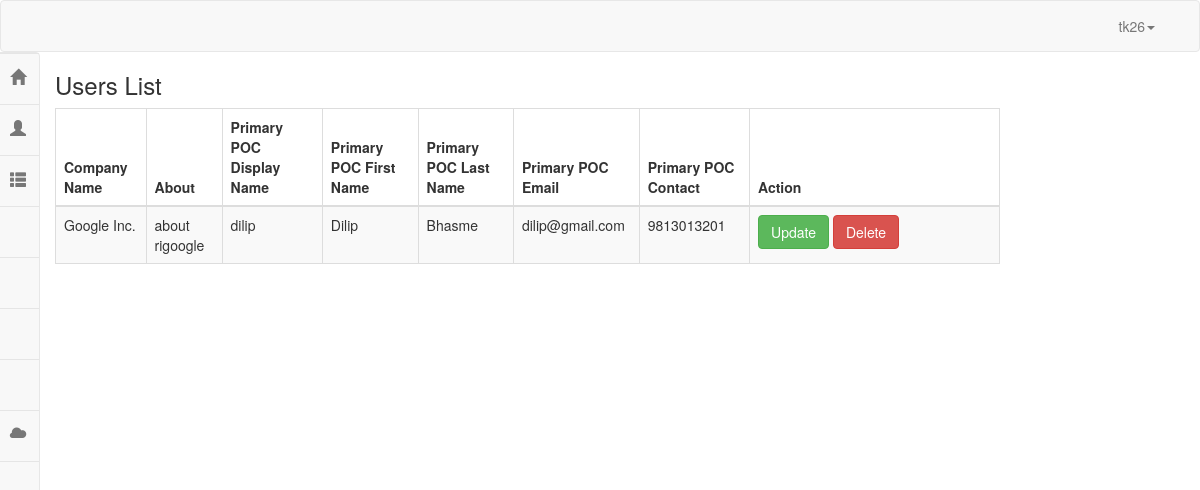
Page /CMS/Admin/manageCompanies.php (signed in) on the committed database.
### tables this page shows
CREATE TABLE IF NOT EXISTS `companies` (
`cid` int(11) NOT NULL,
  `sid` int(11) NOT NULL,
  `cname` varchar(200) NOT NULL,
  `cabout` varchar(1000) NOT NULL,
  `primarypocuid` int(11) NOT NULL,
  `primarypocuname` varchar(200) NOT NULL,
  `primarypocfname` varchar(200) NOT NULL,
  `primarypoclname` varchar(200) NOT NULL,
  `primarypocemail` varchar(200) NOT NULL,
  `primarypocpwd` varchar(200) NOT NULL,
  `primarypoccontact` varchar(200) NOT NULL
);

### CMS/session1.php (called while the page is built, shortened)
<?php
if(!isset($_SESSION['uid']))
{	echo "<script>window.location='../login.php'</script>";
}
else
{	$uid=$_SESSION['uid'];
	$username=$_SESSION['username'];
}
?>

### CMS/Admin/manageCompanies.php (the view, shortened to what this page needs)
<?php
require '../session1.php';
?>
<!DOCTYPE html>
<html lang="en">
<head>
	   <link href="//maxcdn.bootstrapcdn.com/font-awesome/4.2.0/css/font-awesome.min.css" rel="stylesheet">
    <link href="../css/bootstrap.min.css" rel="stylesheet">
    <link href="../css/simple-sidebar.css" rel="stylesheet">
	   <link href="../css/poc.css" rel="stylesheet">
</head>
<body>
<nav class="navbar navbar-default" role="navigation">
  <div class="container">
    <div class="collapse navbar-collapse" id="bs-slide-dropdown">
        <ul class="nav navbar-nav navbar-right">
            <li class="dropdown">
              <a href="#" class="dropdown-toggle" data-toggle="dropdown"><?php echo $username; ?><span class="caret"></span></a>
            </li>
        </ul>
    </div>
  </div>
</nav>
   <nav class="navbar navbar-default sidebar" role="navigation">
    <div class="container-fluid">
    <div class="collapse navbar-collapse" id="bs-sidebar-navbar-collapse-1">
      <ul class="nav navbar-nav">
        <li><a href="dashboard.php">Home<span style="font-size:16px;" class="pull-right hidden-xs showopacity glyphicon glyphicon-home"></span></a></li>
        <li class="dropdown">
        <a href="#" class="dropdown-toggle" data-toggle="dropdown">Users<span class="caret"></span><span style="font-size:16px;" class="pull-right hidden-xs showopacity glyphicon glyphicon-user"></span></a>
        </li>
		<li class="dropdown">
        <a href="#" class="dropdown-toggle" data-toggle="dropdown">Companies<span class="caret"></span><span style="font-size:16px;" class="pull-right hidden-xs showopacity glyphicon glyphicon-th-list"></span></a>
        </li>
        <li ><a href="#">Exhibitions<span style="font-size:16px;" class="pull-right hidden-xs showopacity "></span></a></li>
		<li ><a href="#">Access Controls</a></li>
		<li ><a href="#">Roles</a></li>
		<li ><a href="#">Categories</a></li>
		<li class="dropdown">
		<a href="#" class="dropdown-toggle" data-toggle="dropdown">Data Management<span class="caret"></span><span style="font-size:16px;" class="pull-right hidden-xs showopacity glyphicon glyphicon-cloud"></span></a>
		</li>
      </ul>
    </div>
  </div>
</nav>
<div class="container">
<div class="row">
    <div class="col-xs-12 col-sm-10 col-md-10 col-lg-10 ">
                <h3>Users List</h3>
                <table class="table table-striped table-bordered">
                  <thead>
                    <tr>
                      <th>Company Name</th>
					  <th>About</th>
					  <th>Primary POC Display Name</th>
					  <th>Primary POC First Name</th>
					  <th>Primary POC Last Name</th>
                      <th>Primary POC Email</th>
                      <th>Primary POC Contact</th>
					  <th>Action</th>
                    </tr>
                  </thead>
                  <tbody>
                  <?php
                   $pdo = Database::connect();
                   $sql = 'SELECT cid,cname,cabout,primarypocuname,primarypocfname,primarypoclname,primarypocemail,primarypoccontact FROM companies';
                   foreach ($pdo->query($sql) as $row) {
                            echo '<tr>';
                            echo '<td>'. $row['cname'] . '</td>';
							echo '<td>'. $row['cabout'] . '</td>';
							echo '<td>'. $row['primarypocuname'] . '</td>';
							echo '<td>'. $row['primarypocfname'] . '</td>';
							echo '<td>'. $row['primarypoclname'] . '</td>';
							echo '<td>'. $row['primarypocemail'] . '</td>';
                            echo '<td>'. $row['primarypoccontact'] . '</td>';
							echo '<td width=250>';
                                echo '<a class="btn btn-success" href="updateCompany.php?id='.$row['cid'].'">Update</a>';
                                echo '<a class="btn btn-danger" href="deleteCompany.php?id='.$row['cid'].'">Delete</a>';
                                echo '</td>';
                            echo '</tr>';
                   }
                  ?>
                  </tbody>
            </table>
        </div>
		</div>
		</div>
</body>
</html>

### CMS/css/poc.css (style rules this page uses)
.navbar { margin-bottom:0px; }
body,html { height: 100%; }
nav.sidebar, .main { -webkit-transition: margin 200ms ease-out; -moz-transition: margin 200ms ease-out; -o-transition: margin 200ms ease-out; transition: margin 200ms ease-out; }
@media (min-width: 765px) { nav.sidebar a { padding-right: 13px; } }
@media (min-width: 765px) { nav.sidebar .navbar-nav > li:first-child { border-top: 1px #e5e5e5 solid; } }
@media (min-width: 765px) { nav.sidebar .navbar-nav > li { border-bottom: 1px #e5e5e5 solid; } }
@media (min-width: 765px) { nav.sidebar .navbar-collapse, nav.sidebar .container-fluid { padding: 0 0px 0 0px; } }
@media (min-width: 765px) { nav.sidebar { width: 200px; height: 100%; margin-left: -160px; float: left; margin-bottom: 0px; } }
@media (min-width: 765px) { nav.sidebar li { width: 100%; } }

### rows in the picture
companies: cname "Google Inc.", cabout "about rigoogle", primarypocuname "dilip", primarypocfname "Dilip", primarypoclname "Bhasme", primarypocemail "dilip@gmail.com", primarypoccontact "9813013201"

### other values in the picture
$username "tk26"
